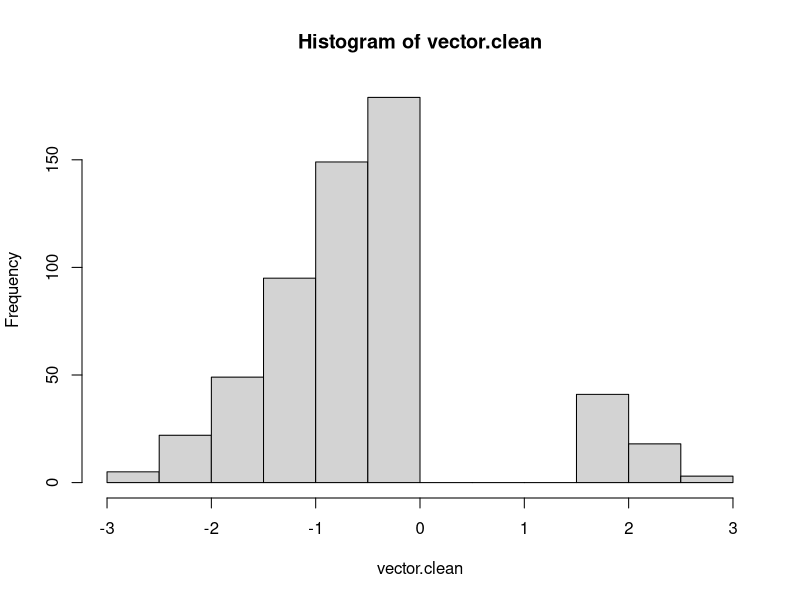

R code for this plot:
## ---- chunk 1
knitr::opts_chunk$set(fig.pos = "H", message = FALSE, warning = FALSE)
library(tidyverse)
library(dplyr)
library(datasets)
## ---- chunk 2
vector.raw = rnorm(1000,mean = 0, sd = 1)

vector.clean = vector.raw[!(vector.raw >= 0 & vector.raw <= 1.5)]
hist(vector.clean)
## ---- chunk 3
vector.1_100 = abs(abs(-99:99)-100)
vector.1_100
## ---- chunk 4
us_sorted = USArrests[order(USArrests$Murder, decreasing = TRUE),]
View(us_sorted)
## ---- chunk 5
USArrests$Urban.Cat = cut(USArrests$UrbanPop,3, labels = c("Low", "Med", "High"))
